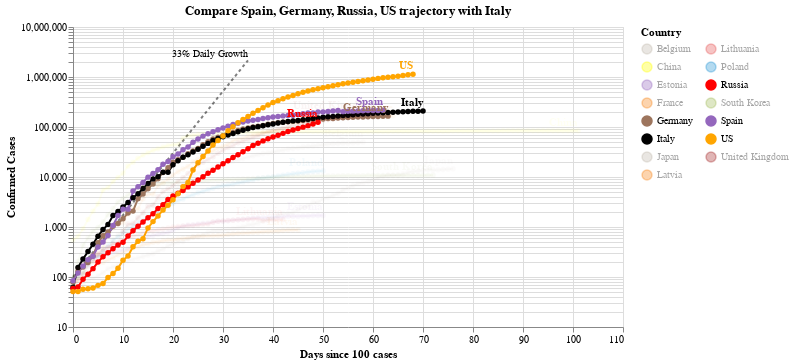

Here is the notebook cell this chart was saved with:
### Code cell
#hide_input
chart2 = make_since_chart(dff2, ['Spain', 'Germany','Russia', 'US'], baseline_countries)
chart2

### Figure 1 — Vega-Lite specification as saved in the notebook (floating-point values rounded to 4 significant figures; data arrays with more than 128 entries replaced by an {"elided": "..."} marker saying what was removed)
{"config": {"view": {"continuousWidth": 400, "continuousHeight": 300}}, "layer": [{"mark": {"type": "line", "color": "black", "opacity": 0.5, "strokeDash": [3, 3]}, "encoding": {"x": {"type": "quantitative", "field": "Days since 100 cases"}, "y": {"type": "quantitative", "field": "Confirmed Cases"}}}, {"mark": {"type": "text", "align": "right", "dy": -6, "fontSize": 10, "text": "33% Daily Growth"}, "encoding": {"x": {"type": "quantitative", "field": "Days since 100 cases"}, "y": {"type": "quantitative", "field": "Confirmed Cases"}}, "transform": [{"filter": "(datum['Days since 100 cases'] >= 35)"}]}, {"data": {"name": "data-0f03acce6b70364f7aad184637b8b293"}, "mark": {"type": "line", "point": true}, "encoding": {"color": {"type": "nominal", "field": "Country", "legend": {"columns": 2}, "scale": {"domain": ["Belgium", "China", "Estonia", "France", "Germany", "Italy", "Japan", "Latvia", "Lithuania", "Poland", "Russia", "South Korea", "Spain", "US", "United Kingdom"], "range": ["#C1B7AD", "yellow", "#9467bd", "#F58518", "#9D755D", "black", "#C1B7AD", "#F58518", "#E45756", "#2495D3", "red", "#A1BA59", "#9467bd", "orange", "brown"]}}, "opacity": {"condition": {"value": 1, "selection": "selector003"}, "value": 0.05}, "tooltip": [{"type": "nominal", "field": "Country"}, {"type": "temporal", "field": "Date"}, {"type": "quantitative", "field": "Confirmed Cases"}, {"type": "quantitative", "field": "Days since 100 cases"}], "x": {"type": "quantitative", "field": "Days since 100 cases"}, "y": {"type": "quantitative", "field": "Confirmed Cases", "scale": {"type": "log"}}}, "selection": {"selector003": {"type": "multi", "fields": ["Country"], "bind": "legend", "init": [{"Country": "Spain"}, {"Country": "Germany"}, {"Country": "Russia"}, {"Country": "US"}, {"Country": "Italy"}]}}, "width": 550}, {"data": {"name": "data-0f03acce6b70364f7aad184637b8b293"}, "mark": {"type": "text", "align": "right", "dy": -8, "fontWeight": "bold"}, "encoding": {"color": {"type": "nominal", "field": "Country", "legend": {"columns": 2}, "scale": {"domain": ["Belgium", "China", "Estonia", "France", "Germany", "Italy", "Japan", "Latvia", "Lithuania", "Poland", "Russia", "South Korea", "Spain", "US", "United Kingdom"], "range": ["#C1B7AD", "yellow", "#9467bd", "#F58518", "#9D755D", "black", "#C1B7AD", "#F58518", "#E45756", "#2495D3", "red", "#A1BA59", "#9467bd", "orange", "brown"]}}, "opacity": {"condition": {"value": 1, "selection": "selector003"}, "value": 0.05}, "text": {"type": "nominal", "field": "Country"}, "tooltip": [{"type": "nominal", "field": "Country"}, {"type": "temporal", "field": "Date"}, {"type": "quantitative", "field": "Confirmed Cases"}, {"type": "quantitative", "field": "Days since 100 cases"}], "x": {"type": "quantitative", "field": "Days since 100 cases"}, "y": {"type": "quantitative", "field": "Confirmed Cases", "scale": {"type": "log"}}}, "transform": [{"filter": "(datum['Date'] >= 1588377600000)"}], "width": 550}], "data": {"name": "data-c1a3bbf4dd040f2e7e8e7a69520e3c2a"}, "title": "Compare Spain, Germany, Russia, US trajectory with Italy", "$schema": "https://vega.github.io/schema/vega-lite/v4.0.2.json", "datasets": {"data-c1a3bbf4dd040f2e7e8e7a69520e3c2a": [{"Days since 100 cases": 0, "Confirmed Cases": 100.0}, {"Days since 100 cases": 1, "Confirmed Cases": 133.0}, {"Days since 100 cases": 2, "Confirmed Cases": 176.9}, {"Days since 100 cases": 3, "Confirmed Cases": 235.3}, {"Days since 100 cases": 4, "Confirmed Cases": 312.9}, {"Days since 100 cases": 5, "Confirmed Cases": 416.2}, {"Days since 100 cases": 6, "Confirmed Cases": 553.5}, {"Days since 100 cases": 7, "Confirmed Cases": 736.1}, {"Days since 100 cases": 8, "Confirmed Cases": 979.1}, {"Days since 100 cases": 9, "Confirmed Cases": 1302.0}, {"Days since 100 cases": 10, "Confirmed Cases": 1732.0}, {"Days since 100 cases": 11, "Confirmed Cases": 2303.0}, {"Days since 100 cases": 12, "Confirmed Cases": 3064.0}, {"Days since 100 cases": 13, "Confirmed Cases": 4074.0}, {"Days since 100 cases": 14, "Confirmed Cases": 5419.0}, {"Days since 100 cases": 15, "Confirmed Cases": 7207.0}, {"Days since 100 cases": 16, "Confirmed Cases": 9586.0}, {"Days since 100 cases": 17, "Confirmed Cases": 12750.0}, {"Days since 100 cases": 18, "Confirmed Cases": 16960.0}, {"Days since 100 cases": 19, "Confirmed Cases": 22550.0}, {"Days since 100 cases": 20, "Confirmed Cases": 29990.0}, {"Days since 100 cases": 21, "Confirmed Cases": 39890.0}, {"Days since 100 cases": 22, "Confirmed Cases": 53060.0}, {"Days since 100 cases": 23, "Confirmed Cases": 70560.0}, {"Days since 100 cases": 24, "Confirmed Cases": 93850.0}, {"Days since 100 cases": 25, "Confirmed Cases": 124800.0}, {"Days since 100 cases": 26, "Confirmed Cases": 166000.0}, {"Days since 100 cases": 27, "Confirmed Cases": 220800.0}, {"Days since 100 cases": 28, "Confirmed Cases": 293700.0}, {"Days since 100 cases": 29, "Confirmed Cases": 390600.0}, {"Days since 100 cases": 30, "Confirmed Cases": 519500.0}, {"Days since 100 cases": 31, "Confirmed Cases": 690900.0}, {"Days since 100 cases": 32, "Confirmed Cases": 918900.0}, {"Days since 100 cases": 33, "Confirmed Cases": 1222000.0}, {"Days since 100 cases": 34, "Confirmed Cases": 1625000.0}, {"Days since 100 cases": 35, "Confirmed Cases": 2162000.0}], "data-0f03acce6b70364f7aad184637b8b293": {"elided": "945 records"}}}
